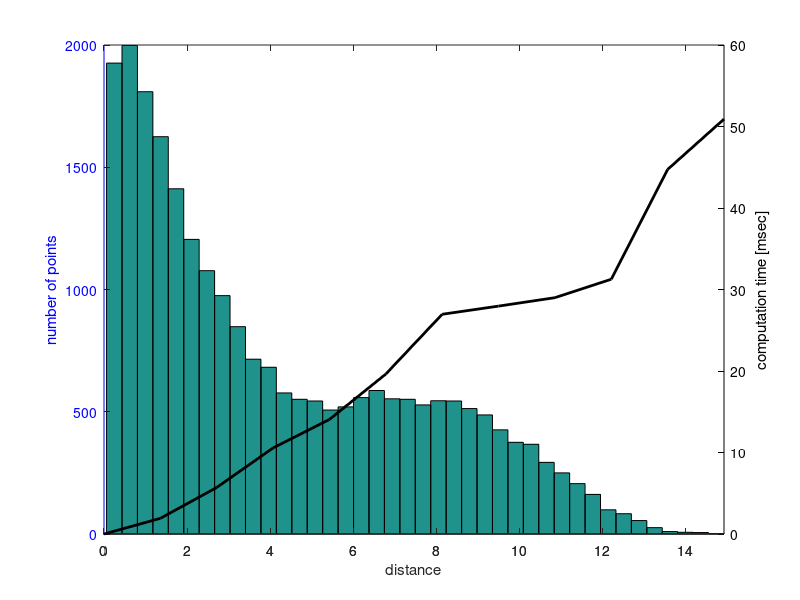
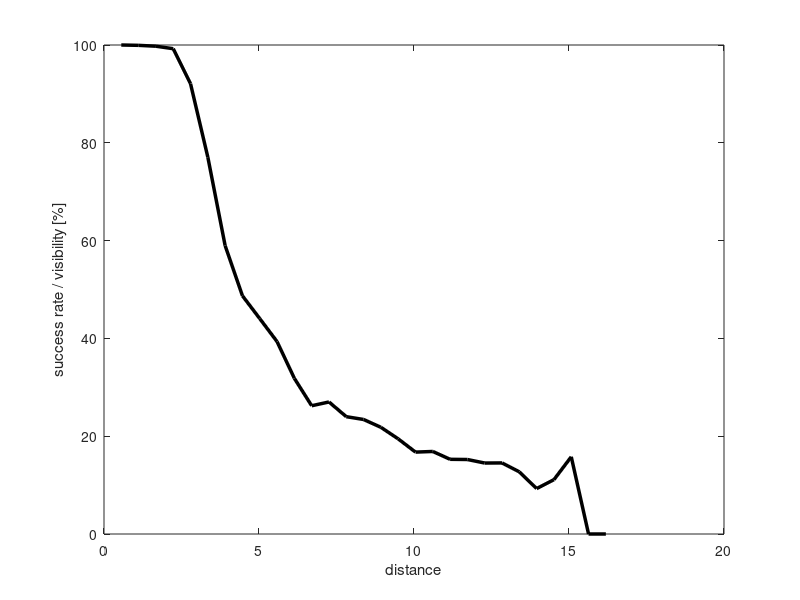

The MATLAB source for these figures, in order:
% In this test, I test the RBS local connection with GD (KDL) projection.
% This test is for a 20 DOF planar CKC with [-180,180] joint limits.
% Random start and goal configurations are sampled and tested for
% connection. The sampling strategy is sampling a feasible point, sampling
% a random point and choping it from the first point, projecting and
% checking local connection.
% The success rate is also tracked to calculate visibility.
% last updated: 08/16/17

% Uses test_rbs_gd.cpp
% gd_rbs_verification.txt - seed: 1502945582
% Results in the above files in this form:
% f << {success} << " " << {path verified} << " " << {distance between confs.} << " " << rbs_time << endl;

clear all
clc

D = load('gd_rbs_verification.txt');

%% Verification

suc = D(:,1)==1;
verf = D(:,2)==1;

disp(['Results of ' num2str(size(D,1)) ' local-connection queries.']);

disp(['Percent of successful local-connections that were verified: ' num2str(sum(verf & suc)/sum(suc)*100) '%']);

%%

disp(['Avg. runtime for successful local-connection: ' num2str(mean(D(suc,4))*1e3)  ' +/- ' num2str(std(D(suc,4))/sqrt(size(D(suc,4),1))*1e3) ' msec ']);
disp(['Avg. runtime for failed local-connection: ' num2str(mean(D(~suc,4))*1e3)  ' +/- ' num2str(std(D(suc,4))/sqrt(size(D(~suc,4),1))*1e3) ' msec ']);

disp(['Success rate/visibility for the RBS: ' num2str(sum(suc)/size(D,1)*100) '%']);

%% Runtime

clear td d
Dd = D(suc,3);
Td = D(suc,4);
max_d = max(Dd);
d = linspace(0, max_d, 12);
for i = 2:length(d)
    M = Td(Dd>=d(i-1) & Dd<d(i));
    td(i) = mean(M);
end
td(1) = 0;

figure(1)
hist(Dd, 40);
hold on
[hAx,hLine1,hLine2] = plotyy(0,0,d, td*1000);
hold off
set(hLine2,'color','k','linewidth',2)
set(hAx,{'ycolor'},{'b';'k'})
xlabel('distance');
ylabel(hAx(1),'number of points');
ylabel(hAx(2),'computation time [msec]');
% ylim(hAx(1),[0 8500]);
ylim(hAx(2),[0 60]);

%% Visibility

clear V d
Dd = D(:,3);
max_d = max(Dd);
d = linspace(0, max_d, 30);
for i = 2:length(d)
    S = D(D(:,3)>=d(i-1) & D(:,3)<d(i), 1);
    V(i-1) = sum(S)/length(S) * 100;
end
% V(1) = 100;

figure(2)
plot(d(2:end), V,'-k','linewidth',2.5);
xlabel('distance');
ylabel('success rate / visibility [%]');